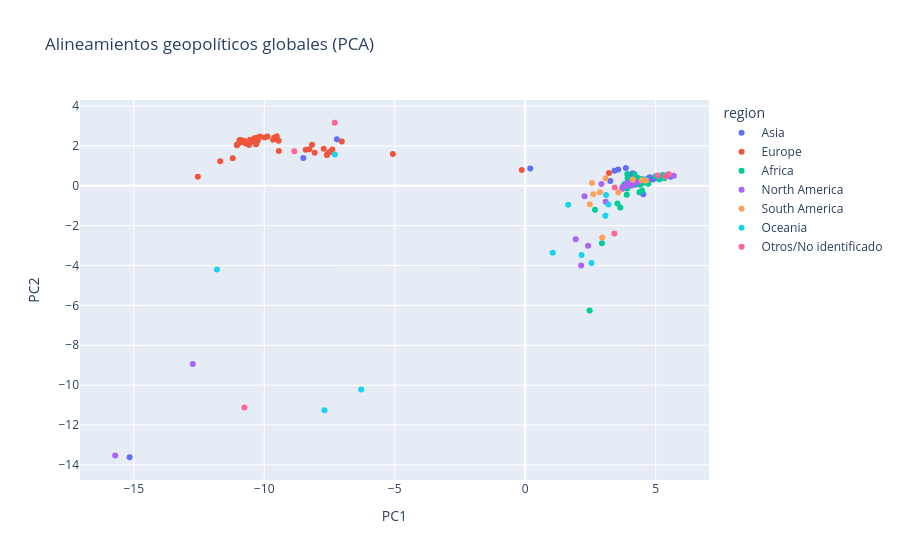

Notebook cell for this chart:
### Markdown cell above
### 4.3 Visualización geopolítica en el espacio PCA

La proyección de los países en los dos primeros componentes principales permite
describir la estructura global de alineamientos en la Asamblea General.

Cada punto representa un país, posicionado según su perfil de votación.
Se colorea según región geográfica para facilitar la interpretación comparada.
La visualización revela tendencias de agrupamiento que reflejan bloques internacionales y posibles afinidades diplomáticas, así como casos intermedios o atípicos que merecen análisis detallado.

### Code cell
# --- Visualización PCA por región geográfica ---

# Convertimos matriz PCA a DataFrame
pca_df = pd.DataFrame(
    X_pca,
    columns=['PC1', 'PC2'],
    index=votes_matrix_imputed.index
)

# Mapeo de país → región (a partir de pycountry_convert)
def get_region(country_name):
    try:
        country = pycountry.countries.lookup(country_name)
        alpha2 = country.alpha_2
        continent_code = pycountry_convert.country_alpha2_to_continent_code(alpha2)
        return pycountry_convert.convert_continent_code_to_continent_name(continent_code)
    except:
        return "Otros/No identificado"

pca_df["region"] = pca_df.index.map(get_region)

# Gráfico interactivo Plotly
fig = px.scatter(
    pca_df,
    x="PC1",
    y="PC2",
    color="region",
    hover_name=pca_df.index,
    title="Alineamientos geopolíticos globales (PCA)"
)

fig.show()

### Figure 1 — Plotly figure (JSON) as saved in the notebook; plotly's stock layout.template omitted (floating-point values rounded to 4 significant figures)
{"data": [{"hovertemplate": "<b>%{hovertext}</b><br><br>region=Asia<br>PC1=%{x}<br>PC2=%{y}<extra></extra>", "hovertext": ["AFGHANISTAN", "ARMENIA", "AZERBAIJAN", "BAHRAIN", "BANGLADESH", "BHUTAN", "BRUNEI DARUSSALAM", "CAMBODIA", "CHINA", "CYPRUS", "DEMOCRATIC PEOPLE'S REPUBLIC OF KOREA", "GEORGIA", "INDIA", "INDONESIA", "IRAQ", "ISRAEL", "JAPAN", "JORDAN", "KAZAKHSTAN", "KUWAIT", "KYRGYZSTAN", "LAO PEOPLE'S DEMOCRATIC REPUBLIC", "LEBANON", "MALAYSIA", "MALDIVES", "MONGOLIA", "MYANMAR", "NEPAL", "OMAN", "PAKISTAN", "PHILIPPINES", "QATAR", "SAUDI ARABIA", "SINGAPORE", "SRI LANKA", "SYRIAN ARAB REPUBLIC", "TAJIKISTAN", "THAILAND", "TURKMENISTAN", "UNITED ARAB EMIRATES", "UZBEKISTAN", "VIET NAM", "YEMEN"], "legendgroup": "Asia", "marker": {"color": "#636efa", "symbol": "circle"}, "mode": "markers", "name": "Asia", "orientation": "v", "showlegend": true, "type": "scatter", "x": [4.469, 0.1936, 3.943, 4.438, 4.889, 4.204, 5.052, 4.723, 3.858, -7.216, 4.119, -8.504, 3.261, 4.99, 4.794, -15.16, -7.586, 4.49, 4.307, 4.74, 4.062, 4.897, 4.776, 4.716, 4.111, 4.032, 4.523, 4.498, 5.063, 3.423, 4.192, 4.726, 4.456, 4.289, 4.799, 5.573, 4.015, 4.084, 4.269, 4.502, 3.567, 5.132, 4.476], "xaxis": "x", "y": [0.3017, 0.8601, 0.2798, 0.2699, 0.3513, 0.2217, 0.3852, 0.3827, 0.8918, 2.329, 0.625, 1.398, 0.2365, 0.4099, 0.3443, -13.62, 1.564, 0.3125, 0.3873, 0.3044, 0.5023, 0.316, 0.4253, 0.3348, 0.2511, 0.02707, -0.4219, 0.2798, 0.4, 0.7573, 0.0543, 0.3116, 0.2163, 0.168, 0.3495, 0.4552, 0.4215, 0.03166, 0.3332, 0.3068, 0.8158, 0.3436, 0.2581], "yaxis": "y"}, {"hovertemplate": "<b>%{hovertext}</b><br><br>region=Europe<br>PC1=%{x}<br>PC2=%{y}<extra></extra>", "hovertext": ["ALBANIA", "ANDORRA", "AUSTRIA", "BELARUS", "BELGIUM", "BOSNIA AND HERZEGOVINA", "BULGARIA", "CROATIA", "DENMARK", "ESTONIA", "FINLAND", "FRANCE", "GERMANY", "GREECE", "HUNGARY", "ICELAND", "IRELAND", "ITALY", "LATVIA", "LIECHTENSTEIN", "LITHUANIA", "LUXEMBOURG", "MALTA", "MONACO", "MONTENEGRO", "NETHERLANDS", "NORWAY", "POLAND", "PORTUGAL", "REPUBLIC OF MOLDOVA", "ROMANIA", "RUSSIAN FEDERATION", "SAN MARINO", "SERBIA", "SLOVAKIA", "SLOVENIA", "SPAIN", "SWEDEN", "SWITZERLAND", "UKRAINE", "UNITED KINGDOM"], "legendgroup": "Europe", "marker": {"color": "#EF553B", "symbol": "circle"}, "mode": "markers", "name": "Europe", "orientation": "v", "showlegend": true, "type": "scatter", "x": [-10.34, -8.412, -7.603, 3.21, -10.55, -8.169, -10.45, -10.33, -10.85, -10.91, -9.449, -11.69, -11.05, -9.618, -11.21, -9.521, -7.452, -10.24, -10.95, -7.721, -11.05, -10.29, -7.027, -10.31, -9.877, -10.71, -9.662, -10.95, -9.99, -8.068, -10.59, -0.1326, -7.525, -5.071, -10.77, -10.38, -10.17, -8.273, -7.389, -9.44, -12.55], "xaxis": "x", "y": [2.281, 1.806, 1.545, 0.6409, 2.312, 2.06, 2.232, 2.106, 2.208, 2.297, 2.255, 1.232, 2.054, 2.411, 1.377, 2.489, 1.714, 2.266, 2.281, 1.86, 2.038, 2.415, 2.221, 2.078, 2.466, 2.122, 2.311, 2.158, 2.425, 1.656, 2.047, 0.7864, 1.669, 1.596, 2.264, 2.38, 2.465, 1.833, 1.824, 1.739, 0.4482], "yaxis": "y"}, {"hovertemplate": "<b>%{hovertext}</b><br><br>region=Africa<br>PC1=%{x}<br>PC2=%{y}<extra></extra>", "hovertext": ["ALGERIA", "ANGOLA", "BENIN", "BOTSWANA", "BURKINA FASO", "BURUNDI", "CABO VERDE", "CAMEROON", "CHAD", "COMOROS", "CONGO", "DJIBOUTI", "EGYPT", "ERITREA", "ETHIOPIA", "GABON", "GAMBIA", "GHANA", "GUINEA", "GUINEA-BISSAU", "KENYA", "LESOTHO", "LIBERIA", "LIBYA", "MADAGASCAR", "MALAWI", "MALI", "MAURITANIA", "MAURITIUS", "MOROCCO", "MOZAMBIQUE", "NAMIBIA", "NIGER", "NIGERIA", "SENEGAL", "SIERRA LEONE", "SOUTH AFRICA", "SUDAN", "TOGO", "TUNISIA", "UGANDA", "UNITED REPUBLIC OF TANZANIA", "ZAMBIA", "ZIMBABWE"], "legendgroup": "Africa", "marker": {"color": "#00cc96", "symbol": "circle"}, "mode": "markers", "name": "Africa", "orientation": "v", "showlegend": true, "type": "scatter", "x": [4.997, 4.357, 4.057, 3.908, 4.137, 4.478, 3.795, 2.47, 3.985, 4.428, 4.221, 4.262, 5.143, 4.581, 4.377, 3.885, 4.096, 3.893, 4.457, 4.186, 4.341, 4.178, 2.674, 4.35, 3.645, 3.534, 3.913, 4.514, 3.92, 4.184, 4.394, 4.586, 4.326, 4.385, 4.247, 4.082, 4.193, 5.326, 2.941, 4.383, 4.715, 4.454, 4.346, 5.274], "xaxis": "x", "y": [0.483, 0.2879, 0.08917, -0.1406, 0.1648, -0.2399, 0.07398, -6.249, 0.1059, 0.06865, 0.2149, 0.2996, 0.3235, 0.1661, -0.3231, 0.01467, 0.1965, -0.456, 0.2513, 0.2005, 0.1511, 0.1255, -1.203, 0.1577, -1.089, -0.8879, 0.5863, 0.3072, 0.3766, 0.235, 0.3324, 0.3095, 0.1732, 0.08512, 0.2403, 0.2196, 0.5805, 0.3827, -2.881, 0.3494, 0.1071, 0.2166, 0.06933, 0.5448], "yaxis": "y"}, {"hovertemplate": "<b>%{hovertext}</b><br><br>region=North America<br>PC1=%{x}<br>PC2=%{y}<extra></extra>", "hovertext": ["ANTIGUA AND BARBUDA", "BAHAMAS", "BARBADOS", "BELIZE", "CANADA", "COSTA RICA", "CUBA", "DOMINICAN REPUBLIC", "EL SALVADOR", "GRENADA", "GUATEMALA", "HAITI", "HONDURAS", "JAMAICA", "MEXICO", "NICARAGUA", "PANAMA", "SAINT KITTS AND NEVIS", "SAINT LUCIA", "SAINT VINCENT AND THE GRENADINES", "TRINIDAD AND TOBAGO", "UNITED STATES"], "legendgroup": "North America", "marker": {"color": "#ab63fa", "symbol": "circle"}, "mode": "markers", "name": "North America", "orientation": "v", "showlegend": true, "type": "scatter", "x": [4.113, 3.726, 3.911, 3.899, -12.74, 2.921, 5.695, 3.826, 3.726, 4.082, 2.41, 3.083, 2.145, 4.072, 2.274, 5.468, 1.939, 4.012, 4.166, 4.49, 4.289, -15.71], "xaxis": "x", "y": [0.1307, -0.06296, 0.07117, 0.144, -8.935, 0.08781, 0.4988, -0.0194, -0.1506, 0.07101, -3.004, -0.8043, -3.993, 0.01332, -0.5305, 0.5604, -2.677, 0.04688, 0.1544, 0.2666, 0.164, -13.53], "yaxis": "y"}, {"hovertemplate": "<b>%{hovertext}</b><br><br>region=South America<br>PC1=%{x}<br>PC2=%{y}<extra></extra>", "hovertext": ["ARGENTINA", "BRAZIL", "CHILE", "COLOMBIA", "ECUADOR", "GUYANA", "PARAGUAY", "PERU", "SURINAME", "URUGUAY"], "legendgroup": "South America", "marker": {"color": "#FFA15A", "symbol": "circle"}, "mode": "markers", "name": "South America", "orientation": "v", "showlegend": true, "type": "scatter", "x": [2.563, 2.61, 3.082, 2.473, 4.631, 4.122, 2.953, 2.864, 4.467, 3.572], "xaxis": "x", "y": [0.1346, -0.4258, 0.3789, -0.9291, 0.2694, 0.3137, -2.597, -0.3299, 0.2762, -0.3397], "yaxis": "y"}, {"hovertemplate": "<b>%{hovertext}</b><br><br>region=Oceania<br>PC1=%{x}<br>PC2=%{y}<extra></extra>", "hovertext": ["AUSTRALIA", "FIJI", "MARSHALL ISLANDS", "NEW ZEALAND", "PALAU", "PAPUA NEW GUINEA", "SAMOA", "SOLOMON ISLANDS", "TONGA", "TUVALU", "VANUATU"], "legendgroup": "Oceania", "marker": {"color": "#19d3f3", "symbol": "circle"}, "mode": "markers", "name": "Oceania", "orientation": "v", "showlegend": true, "type": "scatter", "x": [-11.81, 3.191, -7.691, -7.295, -6.285, 2.158, 1.647, 3.073, 1.053, 3.098, 2.54], "xaxis": "x", "y": [-4.195, -0.9445, -11.26, 1.567, -10.22, -3.469, -0.9552, -1.499, -3.363, -0.4578, -3.87], "yaxis": "y"}, {"hovertemplate": "<b>%{hovertext}</b><br><br>region=Otros/No identificado<br>PC1=%{x}<br>PC2=%{y}<extra></extra>", "hovertext": ["BOLIVIA (PLURINATIONAL STATE OF)", "COTE D'IVOIRE", "IRAN (ISLAMIC REPUBLIC OF)", "MICRONESIA (FEDERATED STATES OF)", "REPUBLIC OF KOREA", "TIMOR-LESTE", "TURKEY", "VENEZUELA (BOLIVARIAN REPUBLIC OF)"], "legendgroup": "Otros/No identificado", "marker": {"color": "#FF6692", "symbol": "circle"}, "mode": "markers", "name": "Otros/No identificado", "orientation": "v", "showlegend": true, "type": "scatter", "x": [5.08, 3.417, 5.375, -10.76, -8.849, 3.433, -7.3, 5.507], "xaxis": "x", "y": [0.5101, -2.394, 0.4641, -11.12, 1.737, -0.0897, 3.161, 0.58], "yaxis": "y"}], "layout": {"legend": {"title": {"text": "region"}, "tracegroupgap": 0}, "title": {"text": "Alineamientos geopolíticos globales (PCA)"}, "xaxis": {"anchor": "y", "domain": [0, 1], "title": {"text": "PC1"}}, "yaxis": {"anchor": "x", "domain": [0, 1], "title": {"text": "PC2"}}}}
